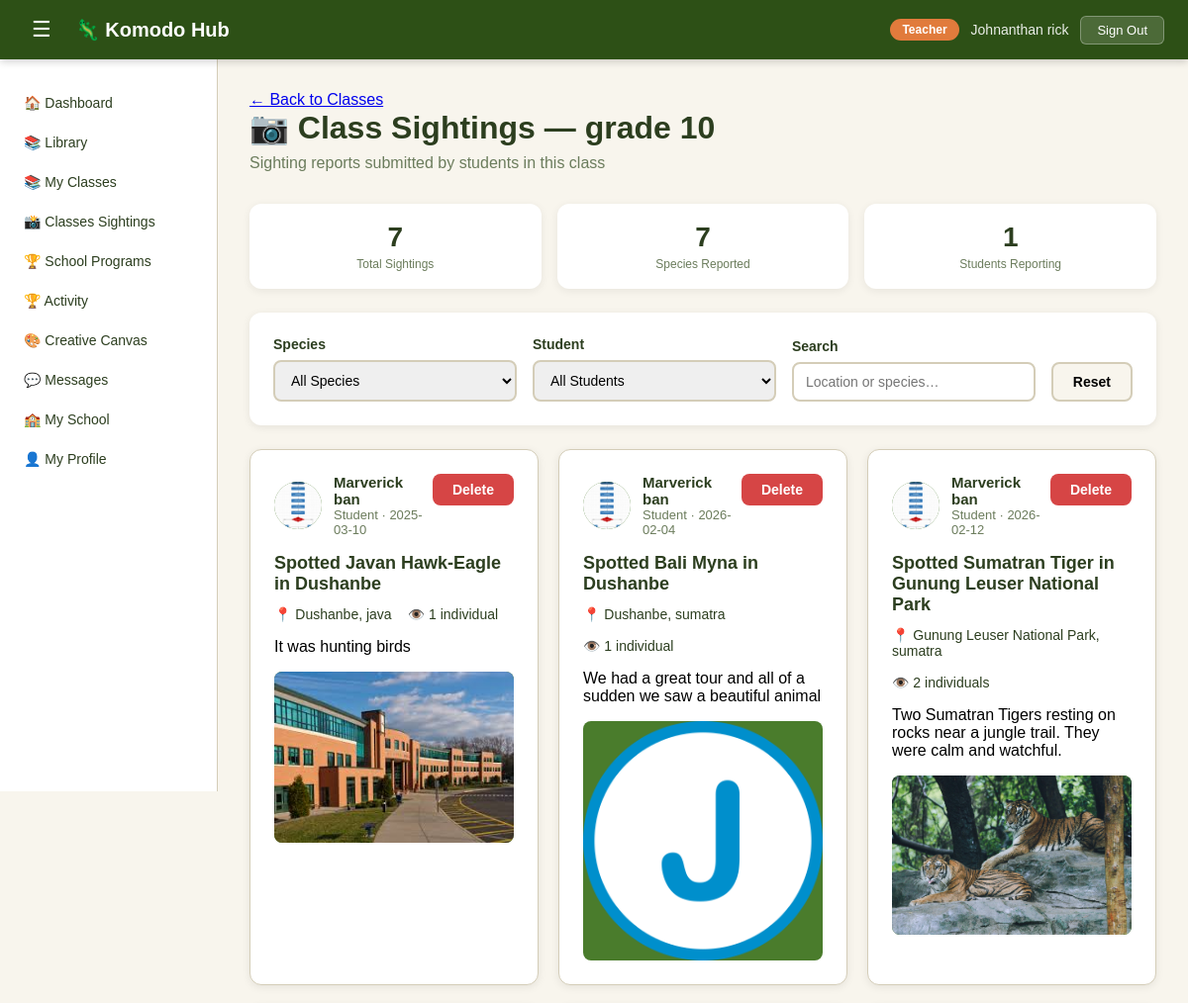
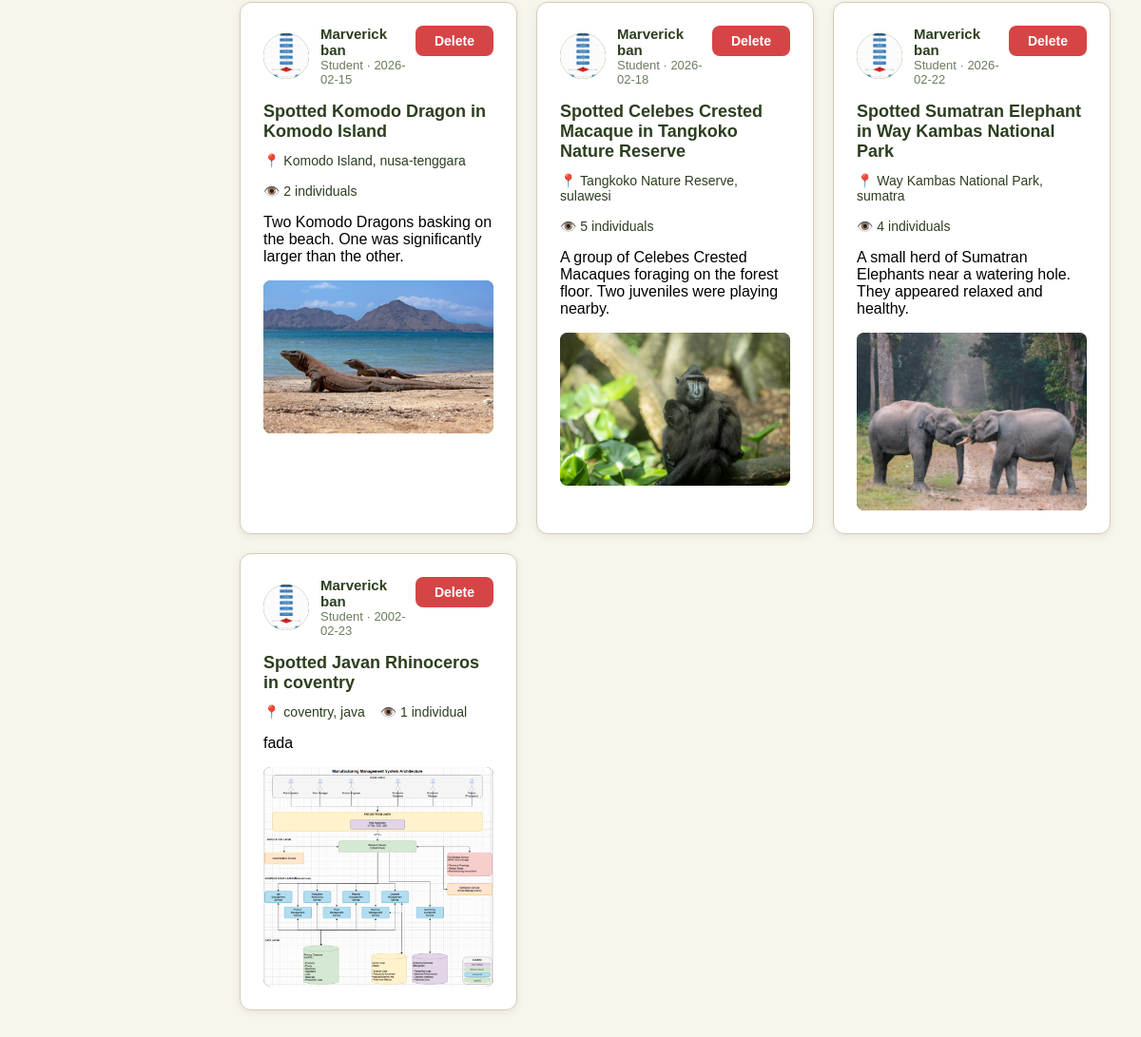
The page /class-sightings/1 (signed in) on the database its author committed (2 pictures, top to bottom).
### tables this page shows
CREATE TABLE user(
    user_id INTEGER PRIMARY KEY AUTOINCREMENT,
    fullname TEXT NOT NULL,
    email TEXT NOT NULL,
    role TEXT,
    password TEXT NOT NULL,
    organization_id INTEGER, avatar TEXT, phone TEXT, location TEXT, created_at TIMESTAMP DEFAULT '2025-01-01', status TEXT DEFAULT 'active', points INTEGER DEFAULT 0,
    FOREIGN KEY (organization_id) REFERENCES organization(organization_id)
);

CREATE TABLE class (
    class_id INTEGER PRIMARY KEY AUTOINCREMENT,
    name TEXT NOT NULL,
    subject TEXT,
    organization_id INTEGER NOT NULL,
    teacher_id INTEGER,
    created_at TIMESTAMP DEFAULT CURRENT_TIMESTAMP,
    FOREIGN KEY (organization_id) REFERENCES organization(organization_id),
    FOREIGN KEY (teacher_id) REFERENCES user(user_id)
);

CREATE TABLE sighting (
    sighting_id INTEGER PRIMARY KEY AUTOINCREMENT,
    species_id INTEGER NOT NULL,
    count INTEGER NOT NULL DEFAULT 1,
    location TEXT NOT NULL,
    region TEXT NOT NULL,
    sighting_date DATE NOT NULL,
    sighting_time TIME,
    description TEXT NOT NULL,
    condition TEXT,
    photo TEXT,
    submitted_at DATETIME DEFAULT CURRENT_TIMESTAMP,
    user_id INTEGER NOT NULL,
    FOREIGN KEY (species_id) REFERENCES species(species_id),
    FOREIGN KEY (user_id) REFERENCES user(user_id)
);

CREATE TABLE species (
    species_id INTEGER PRIMARY KEY AUTOINCREMENT,
    common_name TEXT NOT NULL,
    scientific_name TEXT NOT NULL,
    status TEXT CHECK(status IN ('CR', 'EN', 'VU')) NOT NULL,
    description TEXT,
    image TEXT,
    diet TEXT CHECK(diet IN ('Herbivore', 'Carnivore', 'Omnivore')),
    location TEXT,
    fun_fact TEXT,
    category TEXT,
    full_details_url TEXT
);

### app.py (the view)
@app.route('/class-sightings/<int:class_id>')
def class_sightings(class_id):
    if 'user_id' not in session:
        return redirect(url_for('login_get'))
    if session['role'] not in ['teacher', 'school-admin', 'principal']:
        return abort(403)
    if session['role'] == 'teacher':
        cls = db.fetch_one(
            'SELECT * FROM class WHERE class_id = ? AND teacher_id = ?',
            (class_id, session['user_id'])
        )
    else:
        cls = db.fetch_one(
            'SELECT * FROM class WHERE class_id = ? AND organization_id = ?',
            (class_id, session['organization_id'])
        )
    if not cls:
        return abort(404)
    user = db.fetch_one('SELECT * FROM user WHERE user_id = ?', (session['user_id'],))
    sightings = db.fetch_query('''
        SELECT s.*, sp.common_name, sp.species_id as sp_id,
               u.fullname as reporter_name, u.role as reporter_role,
               u.avatar as reporter_avatar
        FROM sighting s
        JOIN species sp ON s.species_id = sp.species_id
        JOIN user u ON s.user_id = u.user_id
        JOIN class_enrollment ce ON ce.student_id = u.user_id AND ce.class_id = ?
        ORDER BY s.submitted_at DESC
    ''', (class_id,))
    return render_template('shared/class-sightings.html',
        user=user,
        cls=dict(cls),
        sightings=[dict(s) for s in sightings]
    )

### app.py (called while the page is built)
@app.context_processor
def inject_enrolled_class():
    if session.get('role') == 'student' and session.get('user_id'):
        enrolled_class = db.fetch_one(
            'SELECT class_id FROM class_enrollment WHERE student_id = ? LIMIT 1',
            (session['user_id'],)
        )
        return {'enrolled_class': enrolled_class}
    return {'enrolled_class': None}

### database.py (called while the page is built)
def fetch_query(sql, params=()):
    with sqlite3.connect('Komodo_DB.db') as con:
        con.row_factory = sqlite3.Row
        cur = con.cursor()
        cur.execute(sql, params)
        rows = cur.fetchall()
        return rows

def fetch_one(sql, params=()):
    with sqlite3.connect('Komodo_DB.db') as con:
        con.row_factory = sqlite3.Row
        cur = con.cursor()
        cur.execute(sql, params)
        row = cur.fetchone()
        return row

### templates/shared/class-sightings.html (shortened to what this page needs)
<!DOCTYPE html>
<html lang="en">
<head>
    <link rel="stylesheet" href="{{ url_for('static', filename='css/style.css') }}">
    <link rel="stylesheet" href="{{ url_for('static', filename='css/dashboard.css') }}">
    <link rel="stylesheet" href="{{ url_for('static', filename='css/tabs/sighting-reports-view.css') }}">
    <link rel="stylesheet" href="{{ url_for('static', filename='css/tabs/class-sightings.css') }}">
</head>
<body class="dashboard-body">
    {% include 'shared/navbar.html' %}
    <div class="dash-layout">
        {% include 'shared/sidebar.html' %}
        <main class="dash-main">
            <div class="page-header">
                <div>
                    <a href="/classes" class="back-link">← Back to Classes</a>
                    <h1>📷 Class Sightings — {{ cls['name'] }}</h1>
                    <p>Sighting reports submitted by students in this class</p>
                </div>
            </div>
            <div class="cs-stats">
                <div class="cs-stat">
                    <span class="cs-n">{{ sightings|length }}</span>
                    <span class="cs-l">Total Sightings</span>
                </div>
                {% set species_set = sightings | map(attribute='common_name') | list | unique | list %}
                <div class="cs-stat">
                    <span class="cs-n">{{ species_set | length }}</span>
                    <span class="cs-l">Species Reported</span>
                </div>
                {% set reporters = sightings | map(attribute='reporter_name') | list | unique | list %}
                <div class="cs-stat">
                    <span class="cs-n">{{ reporters | length }}</span>
                    <span class="cs-l">Students Reporting</span>
                </div>
            </div>
            <div class="reports-filters">
                <div class="filter-group">
                    <label>Species</label>
                    <select id="filter-species" onchange="filterReports()">
                        <option value="all">All Species</option>
                        {% set seen = [] %}
                    </select>
                </div>
                <div class="filter-group">
                    <label>Student</label>
                    <select id="filter-student" onchange="filterReports()">
                        <option value="all">All Students</option>
                        {% set seen_students = [] %}
                    </select>
                </div>
                <div class="filter-group">
                    <label>Search</label>
                    <input type="text" id="filter-search"
                           placeholder="Location or species…" onkeyup="filterReports()">
                </div>
                <button class="btn-reset-filters" onclick="resetFilters()">Reset</button>
            </div>
            {% if not sightings %}
            <div class="assess-empty">
                <span style="font-size:48px;">🔭</span>
                <p>No sightings reported by students in this class yet.</p>
            </div>
            {% else %}
            <div class="reports-feed" id="reports-feed">
                {% for s in sightings %}
                <div class="report-card"
                     data-species="{{ s['common_name'].lower().replace(' ', '-') }}"
                     data-reporter="{{ s['reporter_name'].lower() }}"
                     data-location="{{ s['location'].lower() }}">
                    <div class="report-header">
                        <div class="report-user">
                            <div class="user-avatar">
                                {% if s['reporter_avatar'] %}
                                    <img src="{{ url_for('static', filename=s['reporter_avatar']) }}"
                                         alt="" style="width:100%;height:100%;object-fit:cover;border-radius:50%;">
                                {% else %}
                                    👤
                                {% endif %}
                            </div>
                            <div class="user-info">
                                <span class="user-name">{{ s['reporter_name'] }}</span>
                                <span class="user-meta">Student · {{ s['sighting_date'] }}</span>
                            </div>
                        </div>
                        <button class="btn-delete-card"
                                onclick="deleteReport(this, {{ s['sighting_id'] }})">Delete</button>
                    </div>
                    <div class="report-content">
                        <h3>Spotted {{ s['common_name'] }} in {{ s['location'] }}</h3>
                        <div class="report-details">
                            <span class="detail-item">📍 {{ s['location'] }}, {{ s['region'] }}</span>
                            <span class="detail-item">👁️ {{ s['count'] }} individual{% if s['count'] > 1 %}s{% endif %}</span>
                        </div>
                        {% if s['description'] %}<p>{{ s['description'] }}</p>{% endif %}
                    </div>
                    {% if s['photo'] %}
                    <div class="report-photo">
                        <img src="{{ url_for('static', filename=s['photo']) }}"
                             alt="{{ s['common_name'] }} sighting"
                             onclick="viewPhoto(this.src)">
                    </div>
                    {% else %}
                    <p class="no-pho-msg">No photo provided</p>
                    {% endif %}
                </div>
                {% endfor %}
            </div>
            {% endif %}
        </main>
    </div>
</body>
</html>

### templates/shared/navbar.html
    <nav class="dash-nav">
        <div class="dash-nav-left">
            <button class="sidebar-toggle" onclick="toggleSidebar()">&#9776;</button>
            <a href="/dashboard/{{ user['role'] }}" class="dash-logo">&#129422; Komodo Hub</a>
        </div>
        <div class="dash-nav-right">
            <span class="nav-role-badge">{{ user['role'].replace('-', ' ').title() }}</span>
            <span class="nav-username">{{ user['fullname'] }}</span>
            <button class="btn-signout" onclick="signOut()">Sign Out</button>
        </div>
    </nav>

### static/css/style.css (style rules this page uses)
* { margin: 0; padding: 0; box-sizing: border-box; }
:root { --primary-green: #2D5016; --secondary-green: #4A7C2C; --accent-orange: #E17B3C; --light-bg: #F8F5ED; --white: #FFFFFF; --text-dark: #2C3E1F; --text-muted: #6B7C5C; --border-color: #D4CDB8; }
body { font-family: Arial, sans-serif; background-color: var(--light-bg); min-height: 100vh; display: flex; align-items: center; justify-content: center; padding: 20px; }

### static/css/dashboard.css (style rules this page uses)
.dashboard-body { display: block; padding: 0; background-color: var(--light-bg); min-height: 100vh; }
.dash-nav { background-color: var(--primary-green); color: var(--white); padding: 0 24px; height: 60px; display: flex; align-items: center; justify-content: space-between; position: sticky; top: 0; z-index: 100; box-shadow: 0 2px 8px rgba(0,0,0,0.2); }
.dash-nav-left { display: flex; align-items: center; gap: 16px; }
.dash-logo { color: var(--white); text-decoration: none; font-size: 20px; font-weight: bold; }
.sidebar-toggle { background: none; border: none; color: var(--white); font-size: 22px; cursor: pointer; padding: 4px 8px; border-radius: 4px; }
.dash-nav-right { display: flex; align-items: center; gap: 12px; }
.nav-role-badge { background-color: var(--accent-orange); color: var(--white); padding: 4px 12px; border-radius: 20px; font-size: 12px; font-weight: bold; }
.nav-username { font-size: 14px; color: rgba(255,255,255,0.9); }
.btn-signout { background-color: rgba(255,255,255,0.15); color: var(--white); border: 1px solid rgba(255,255,255,0.3); padding: 6px 16px; border-radius: 6px; font-size: 13px; cursor: pointer; }
.dash-layout { display: flex; min-height: calc(100vh - 60px); }
.dash-main { flex: 1; padding: 32px; overflow-y: auto; }

### static/css/tabs/sighting-reports-view.css (style rules this page uses)
.page-header { margin-bottom: 32px; }
.page-header h1 { font-size: 32px; color: var(--text-dark); margin-bottom: 8px; }
.page-header p { font-size: 16px; color: var(--text-muted); }
.reports-filters { background-color: var(--white); padding: 24px; border-radius: 12px; margin-bottom: 24px; box-shadow: 0 2px 8px rgba(0,0,0,0.08); display: flex; gap: 16px; flex-wrap: wrap; align-items: flex-end; }
.filter-group { flex: 1; min-width: 200px; }
.filter-group label { display: block; font-size: 14px; font-weight: 600; color: var(--text-dark); margin-bottom: 8px; }
.filter-group select, .filter-group input { width: 100%; padding: 10px 12px; border: 2px solid var(--border-color); border-radius: 8px; font-size: 14px; transition: border-color 0.2s; }
.btn-reset-filters { padding: 10px 20px; background-color: var(--light-bg); border: 2px solid var(--border-color); border-radius: 8px; font-size: 14px; font-weight: 600; cursor: pointer; transition: all 0.2s; }
.reports-feed { display: grid; grid-template-columns: repeat(3, 1fr); gap: 20px; }
.report-card { background-color: var(--white); border-radius: 12px; padding: 24px; box-shadow: 0 2px 8px rgba(0,0,0,0.08); border: 1px solid var(--border-color); }
.report-header { display: flex; justify-content: space-between; align-items: flex-start; margin-bottom: 16px; }
.report-user { display: flex; gap: 12px; align-items: center; }
.user-avatar { width: 48px; height: 48px; background-color: var(--secondary-green); border-radius: 50%; display: flex; align-items: center; justify-content: center; font-size: 24px; flex-shrink: 0; }
.user-info { display: flex; flex-direction: column; }
.user-name { font-size: 15px; font-weight: bold; color: var(--text-dark); }
.user-meta { font-size: 13px; color: var(--text-muted); }
.btn-delete-card { padding: 8px 20px; background-color: #D64545; color: var(--white); border: none; border-radius: 8px; font-size: 14px; font-weight: 600; cursor: pointer; transition: background-color 0.2s; }
.report-content h3 { font-size: 18px; color: var(--text-dark); margin-bottom: 12px; }
.report-details { display: flex; flex-wrap: wrap; gap: 16px; margin-bottom: 16px; }
.detail-item { font-size: 14px; color: var(--text-dark); }
.report-photo { background-color: var(--secondary-green); border-radius: 8px; overflow: hidden; margin-top: 16px; cursor: pointer; transition: opacity 0.2s; }
.report-photo img { width: 100%; height: auto; max-height: 400px; object-fit: cover; display: block; }

### rows shown on the page
user: role.replace "Teacher", fullname "Johnanthan rick"
class: name "grade 10"
sighting: avatar (picture), reporter_name "Marverick ban", sighting_date "2025-03-10", common_name "Javan Hawk-Eagle", location "Dushanbe", region "java", count "1", description "It was hunting birds", photo (picture)
sighting: avatar (picture), reporter_name "Marverick ban", sighting_date "2026-02-04", common_name "Bali Myna", location "Dushanbe", region "sumatra", count "1", description "We had a great tour and all of a sudden we saw a beautiful animal", photo (picture)
sighting: avatar (picture), reporter_name "Marverick ban", sighting_date "2026-02-12", common_name "Sumatran Tiger", location "Gunung Leuser National Park", region "sumatra", count "2", description "Two Sumatran Tigers resting on rocks near a jungle trail. They were calm and watchful.", photo (picture)
sighting: avatar (picture), reporter_name "Marverick ban", sighting_date "2026-02-15", common_name "Komodo Dragon", location "Komodo Island", region "nusa-tenggara", count "2", description "Two Komodo Dragons basking on the beach. One was significantly larger than the other.", photo (picture)
sighting: avatar (picture), reporter_name "Marverick ban", sighting_date "2026-02-18", common_name "Celebes Crested Macaque", location "Tangkoko Nature Reserve", region "sulawesi", count "5", description "A group of Celebes Crested Macaques foraging on the forest floor. Two juveniles were playing nearby.", photo (picture)
sighting: avatar (picture), reporter_name "Marverick ban", sighting_date "2026-02-22", common_name "Sumatran Elephant", location "Way Kambas National Park", region "sumatra", count "4", description "A small herd of Sumatran Elephants near a watering hole. They appeared relaxed and healthy.", photo (picture)
sighting: avatar (picture), reporter_name "Marverick ban", sighting_date "2002-02-23", common_name "Javan Rhinoceros", location "coventry", region "java", count "1", description "fada", photo (picture)

### other values the page prints
{{ sightings|length }} "7"
{{ species_set | length }} "7"
{{ reporters | length }} "1"
